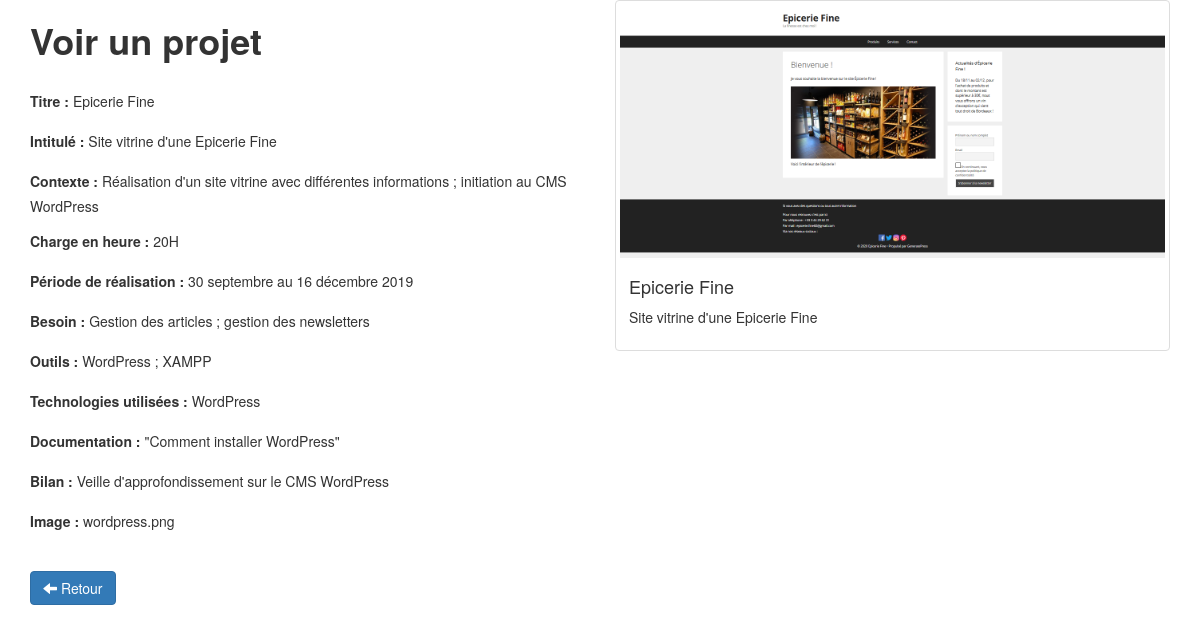
The app's page /backoffice/view.php?id=5 (signed in) with its own data.
### tables this page shows
CREATE TABLE `projets` (
  `projet_ID` int(11) NOT NULL,
  `projet_titre` varchar(255) NOT NULL,
  `projet_intitule` varchar(255) NOT NULL,
  `projet_contexte` varchar(255) NOT NULL,
  `projet_outils` varchar(255) NOT NULL,
  `projet_charge_heure` varchar(30) NOT NULL,
  `projet_periode_realisation` varchar(255) NOT NULL,
  `projet_besoin_mission` varchar(255) NOT NULL,
  `projet_id_technologie` int(11) DEFAULT NULL,
  `projet_documentation` varchar(255) NOT NULL,
  `projet_bilan` text NOT NULL,
  `projet_images` varchar(255) NOT NULL
);

CREATE TABLE `technologies` (
  `techno_ID` int(11) NOT NULL,
  `techno_type` varchar(255) NOT NULL
);

### traitement/traitement_view.php (called while the page is built, shortened)
<?php
    if(!empty($_GET['id']))
    {
        $id = checkInput($_GET['id']);
    }
    $db = connexionBdd();
    $statement = $db->prepare("SELECT * FROM projets, technologies WHERE projets.projet_id_technologie = technologies.techno_ID AND projet_ID = ?");
    $statement->execute(array($id));
    $item = $statement->fetch();
    function checkInput($data)
    {
      $data = trim($data);
      $data = stripslashes($data);
      $data = htmlspecialchars($data);
      return $data;
    }
?>

### backoffice/view.php (the view, shortened to what this page needs)
<?php
    include("../includes/admin.php");
    require("../traitement/traitement_view.php");
?>
        <div class="container admin">
            <div class="row">
                <div class="col-sm-6">
                    <h1><strong>Voir un projet</strong></h1>
                    <br>
                    <form>
                        <div class="form-group">
                            <label>Titre :</label><?php echo '  '.$item['projet_titre'];?>
                        </div>
                        <div class="form-group">
                            <label>Intitulé :</label><?php echo '  '.$item['projet_intitule'];?>
                        </div>
                        <div class="form-group">
                            <label>Contexte :</label><?php echo '  '.$item['projet_contexte'];?>
                        </div>
                        <div class="form-group">
                            <label>Charge en heure :</label><?php echo '  '.$item['projet_charge_heure'];?>
                        </div>
                        <div class="form-group">
                            <label>Période de réalisation :</label><?php echo '  '.$item['projet_periode_realisation'];?>
                        </div>
                        <div class="form-group">
                            <label>Besoin :</label><?php echo '  '.$item['projet_besoin_mission'];?>
                        </div>
                        <div class="form-group">
                            <label>Outils :</label><?php echo '  '.$item['projet_outils'];?>
                        </div>
                        <div class="form-group">
                            <label>Technologies utilisées :</label><?php echo '  '.$item['techno_type'];?>
                        </div>
                        <div class="form-group">
                            <label>Documentation :</label><?php echo '  '.$item['projet_documentation'];?>
                        </div>
                        <div class="form-group">
                            <label>Bilan :</label><?php echo '  '.$item['projet_bilan'];?>
                        </div>
                        <div class="form-group">
                            <label>Image :</label><?php echo '  '.$item['projet_images'];?>
                        </div>
                    </form>
                    <br>
                    <div class="form-actions">
                        <a class="btn btn-primary" href="admin.php"><span class="glyphicon glyphicon-arrow-left"></span> Retour</a>
                    </div>
                </div>
                <div class="col-sm-6 site">
                    <div class="thumbnail">
                        <img src="<?php echo '../image/'.$item['projet_images'];?>" alt="...">
                                <div class="caption">
                                    <h4><?php echo $item['projet_titre'];?></h4>
                                    <p><?php echo $item['projet_intitule'];?></p>
                                </div>
                            </div>
                        </div>
                    </div>
                </div>
    </body>
</html>

### records on screen
projets: projet_titre "Epicerie Fine", projet_intitule "Site vitrine d'une Epicerie Fine", projet_contexte "Réalisation d'un site vitrine avec différentes informations ; initiation au CMS WordPress", projet_charge_heure "20H", projet_periode_realisation "30 septembre au 16 décembre 2019", projet_besoin_mission "Gestion des articles ; gestion des newsletters", projet_outils "WordPress ; XAMPP", projet_id_technologie.techno_type "WordPress", projet_documentation "\"Comment installer WordPress\"", projet_bilan "Veille d'approfondissement sur le CMS WordPress", projet_images "wordpress.png", projet_images (picture)
